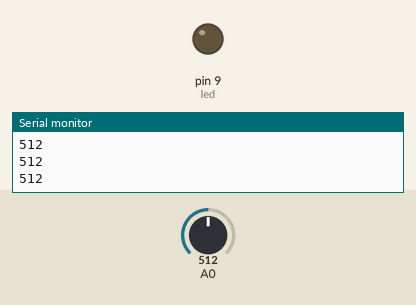
Simulated run of this sketch. Board: Arduino Uno, built with avr-gcc and run on an emulated ATmega328P. Shown: output pins drawn as LEDs (lit = HIGH), the last lines printed to the serial monitor. Inputs (shaded band) come from the test bench; at power-on: A0 = 512.

Above: at 1.2 s.
1.3 s: A0 set to 493
At 1.9 s:
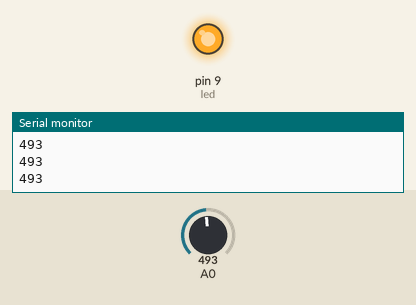
2.9 s: A0 set to 522
At 4.2 s:
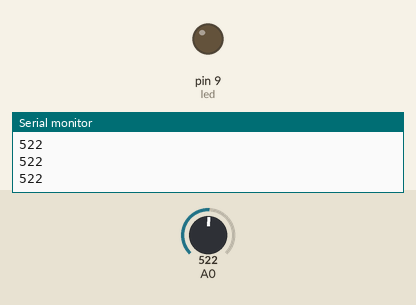
4.5 s: A0 set to 511
At 5.7 s:
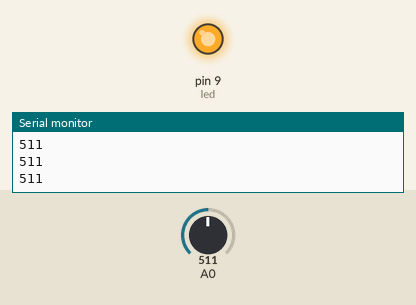
Timing chart, 0 to 7.5 s (numbered marks = the images above; inputs shaded):
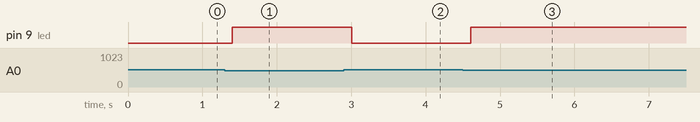

The sketch:

Lab1.ino
```cpp
// 조도 센서를 활용해 LED ON/OFF
int led = 9;

void setup() {
  Serial.begin(9600);
  pinMode(led, OUTPUT);
}

void loop() {
  int cds = analogRead(A0);
  Serial.print(cds); Serial.print("\n");

  if (cds < 512) {
    digitalWrite(led, HIGH);
  } else {
    digitalWrite(led, LOW);
  }
  delay(200);
}
```

Measured:
- the behaviour switches between 512 and 511 on A0 (found by bisection; images 0 and 1)
- after the input at 1.3 s, pin 9 (led): LOW → HIGH after 0.10 s
- after the input at 2.9 s, pin 9 (led): HIGH → LOW after 0.10 s
- after the input at 4.5 s, pin 9 (led): LOW → HIGH after 0.11 s
